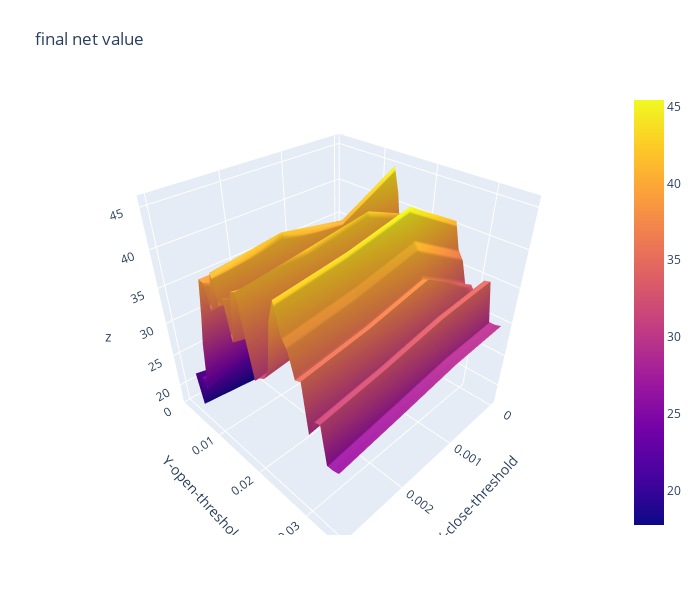

Source (notebook cell):
### Code cell
import plotly.graph_objects as go

x_data = df_final_nv.columns.to_list() # close threshold

y_data = df_final_nv.index.to_list() # open threshold

z_data = df_final_nv.copy(deep=True) # return per round

fig = go.Figure(data=[go.Surface(z=z_data.values,x=x_data,y=y_data)])

fig.update_layout(title="final net value", # 标题
                  autosize=False,  # 尺度自动缩放
                  width=700,  # 长宽
                  height=600,
                  margin=dict(l=65,r=50,b=65,t=90),  # 4个位置的距离
                  scene=dict(xaxis_title='X-close-threshold',yaxis_title='Y-open-threshold')
                 )

fig.show()

### Figure 1 — Plotly figure (JSON) as saved in the notebook; plotly's stock layout.template omitted (floating-point values rounded to 4 significant figures; data arrays with more than 128 entries replaced by an {"elided": "..."} marker saying what was removed)
{"data": [{"type": "surface", "x": [0, 0.001, 0.002, 0.003], "y": [0.001, 0.002, 0.003, 0.004, 0.005, 0.006, 0.007, 0.008, 0.009, 0.01, 0.011, 0.012, 0.013, 0.014, 0.015, 0.016, 0.017, 0.018, 0.019, 0.02, 0.021, 0.022, 0.023, 0.024, 0.025, 0.026, 0.027, 0.028, 0.029, 0.03, 0.031, 0.032, 0.033, 0.034, 0.035], "z": {"elided": "35x4 float values"}}], "layout": {"autosize": false, "height": 600, "margin": {"b": 65, "l": 65, "r": 50, "t": 90}, "scene": {"xaxis": {"title": {"text": "X-close-threshold"}}, "yaxis": {"title": {"text": "Y-open-threshold"}}}, "title": {"text": "final net value"}, "width": 700}}
